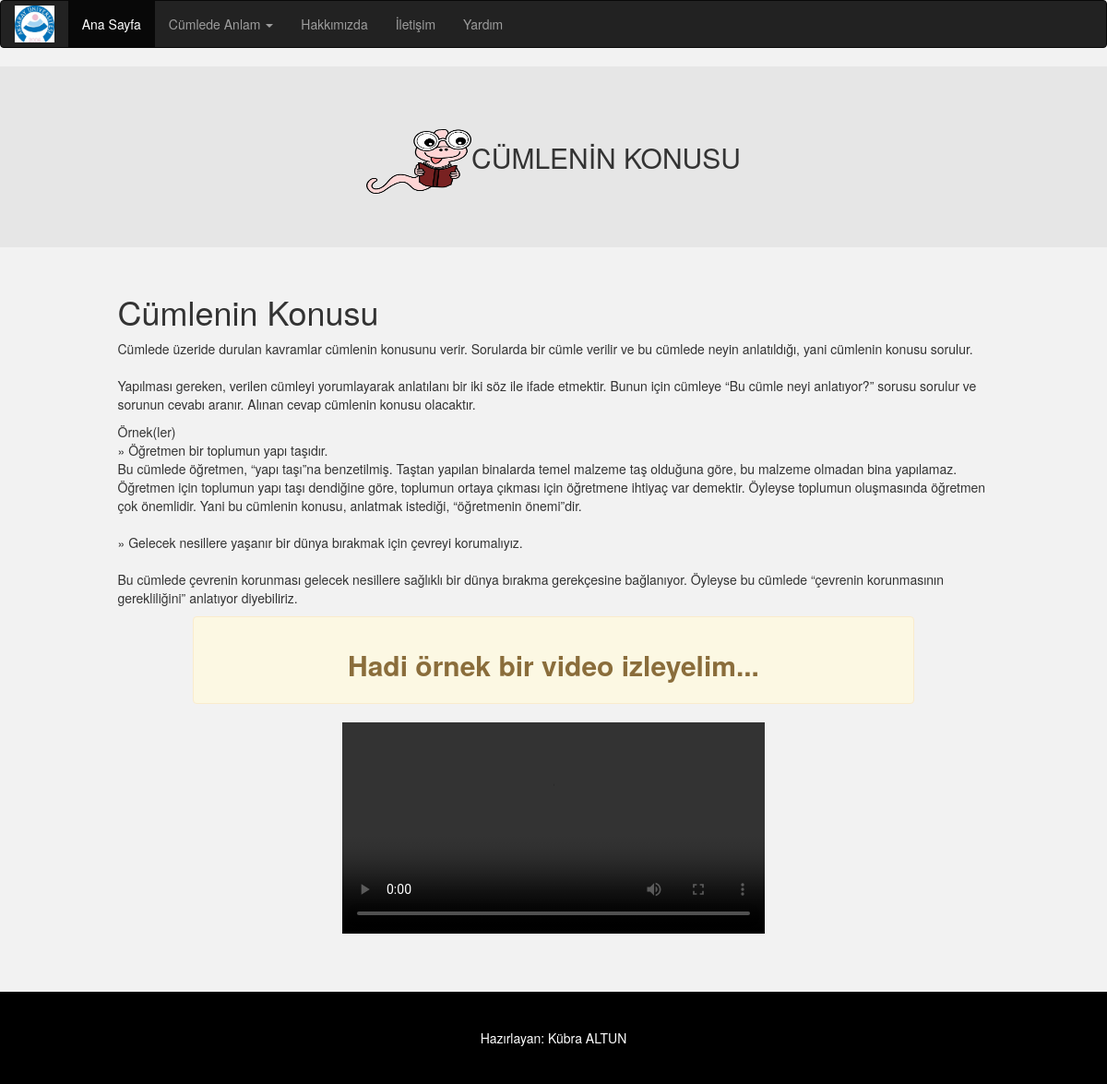
/cumlekonusu.php, run on the app's committed database.
### tables this page shows
CREATE TABLE `konular` (
  `konu_id` int(11) NOT NULL,
  `konu_adi` varchar(500) NOT NULL,
  `konu_tanimi` varchar(1000) NOT NULL,
  `konu_ornekleri` varchar(2000) NOT NULL
);

### cumlekonusu.php (the view)
<?php require("ustbilgi.php"); ?>
<main role="main"  >
  <div class="jumbotron" align="center" style="background: #e6e6e6">
    <div class="container">
      <h2 class="display-3"><img src="resimler/jumbutron.png"  width="10%" height="70" >CÜMLENİN KONUSU</h2>
    </div>
  </div>
</main>
  <div class="container">
    <div class="row">
      <div class="col-md-1"> </div>
      <div class="col-md-10">
        <h1><?php echo      $arrKonular[7]["konu_adi"]; ?></h1>
        <p><?php echo nl2br($arrKonular[7]["konu_tanimi"]); ?></p>
        <p><?php echo nl2br($arrKonular[7]["konu_ornekleri"]); ?></p>
          <div class="row">
            <div class="col-md-1"></div>
            <div class="col-md-10">
              <div class="alert alert-warning" align="center">
                <h2> <strong> Hadi örnek bir video izleyelim...</strong></h2>
              </div>
            </div>
            <div class="col-md-1"></div>
            <div class="col-md-3"></div>
            <div class="col-md-6">
              <video controls="controls" src="videolar/konuveanafikir.mp4" width="100%" />
            </div>
            <div class="col-md-3"></div>
        </div>
      </div>
    </div>
  </div>
<?php require("altbilgi.php"); ?>

### data on the page
konular: konu_adi "Cümlenin Konusu", konu_tanimi "Cümlede üzeride durulan kavramlar cümlenin konusunu verir. Sorularda bir cümle verilir ve bu cümlede neyin anlatıldığı, yani cümlenin konusu sorulur. Yapılması gereken, verilen cümleyi yorumlayarak anlatılanı bir iki söz ile ifade etmektir. Bunun için cümleye “Bu cümle neyi anlatıyor?” sorusu sorulur ve sorunun cevabı aranır. Alınan cevap cümlenin konusu olacaktır.", konu_ornekleri "Örnek(ler) » Öğretmen bir toplumun yapı taşıdır. Bu cümlede öğretmen, “yapı taşı”na benzetilmiş. Taştan yapılan binalarda temel malzeme taş olduğuna göre, bu malzeme olmadan bina yapılamaz. Öğretmen için toplumun yapı taşı dendiğine göre, toplumun ortaya çıkması için öğretmene ihtiyaç var demektir. Öyleyse toplumun oluşmasında öğretmen çok önemlidir. Yani bu cümlenin konusu, anlatmak istediği, “öğretmenin önemi”dir. » Gelecek nesillere yaşanır bir dünya bırakmak için çevreyi korumalıyız. Bu cümlede çevrenin korunması gelecek nesillere sağlıklı bir dünya bırakma gerekçesine bağlanıyor. Öyleyse bu cümlede “çevrenin korunmasının gerekliliğini” anlatıyor diyebiliriz."
